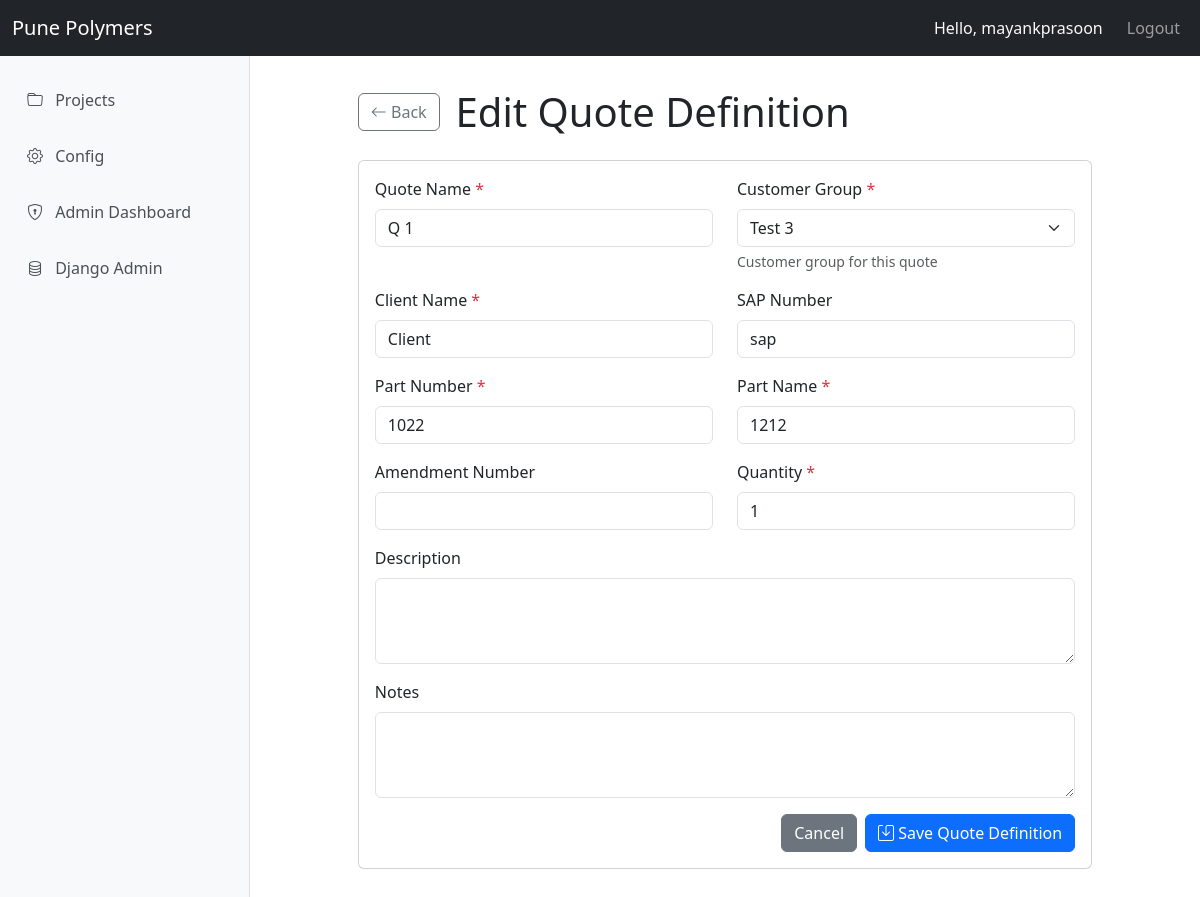
The page /projects/1/quotes/2/definition/edit/ (signed in) on the database its author committed.
### core/models.py (models this page shows, shortened)
class Quote(models.Model):
    STATUS_CHOICES = [
        ('in_progress', 'In Progress'),
        ('completed', 'Completed'),
        ('discarded', 'Discarded'),
    ]
    project = models.ForeignKey(Project, on_delete=models.CASCADE, related_name='quotes')
    name = models.CharField(max_length=200, default="", help_text="Quote name/title")
    client_group = models.ForeignKey(CustomerGroup, on_delete=models.PROTECT, related_name='quotes')  # MANDATORY
    client_name = models.CharField(max_length=200, default="")
    status = models.CharField(max_length=20, choices=STATUS_CHOICES, default='in_progress')
    notes = models.TextField(blank=True, null=True, default="")
    handling_charge = models.DecimalField(max_digits=10, decimal_places=2, default=0,
                                         help_text="Fixed handling charge")
    profit_percentage = models.DecimalField(max_digits=5, decimal_places=2, default=0,
                                           help_text="Profit percentage")
    major_version = models.IntegerField(default=1, help_text="Major version (e.g., 1 in 1.5)")
    minor_version = models.IntegerField(default=0, help_text="Minor version (e.g., 5 in 1.5)")
    sap_number = models.CharField(max_length=100, blank=True, null=True, default="", verbose_name="SAP Number")
    part_number = models.CharField(max_length=100, default="")
    part_name = models.CharField(max_length=200, default="")
    amendment_number = models.CharField(max_length=50, blank=True, null=True, default="")
    description = models.TextField(blank=True, null=True, default="")
    quantity = models.IntegerField(default=1)
    created_by = models.ForeignKey(User, on_delete=models.CASCADE, related_name='quotes')
    created_at = models.DateTimeField(default=timezone.now)
    updated_at = models.DateTimeField(auto_now=True)
    quote_definition_complete = models.BooleanField(default=False)
    raw_material_complete = models.BooleanField(default=False)
    moulding_machine_complete = models.BooleanField(default=False)
    assembly_complete = models.BooleanField(default=False)
    packaging_complete = models.BooleanField(default=False)
    transport_complete = models.BooleanField(default=False)
    class Meta:
        ordering = ['-created_at']
        verbose_name = 'Quote'
        verbose_name_plural = 'Quotes'
    def can_edit_sections(self):
        return self.status == 'in_progress'

class CustomerGroup(models.Model):
    name = models.CharField(max_length=100, unique=True, default="")
    value = models.CharField(max_length=100, unique=True, default="", help_text="Unique identifier/code")
    description = models.TextField(blank=True, null=True, default="")
    created_by = models.ForeignKey(User, on_delete=models.SET_NULL, null=True, blank=True, related_name='customer_groups')
    created_at = models.DateTimeField(default=timezone.now)
    updated_at = models.DateTimeField(auto_now=True)
    is_active = models.BooleanField(default=True)
    class Meta:
        ordering = ['name']
        verbose_name = 'Customer Group'
        verbose_name_plural = 'Customer Groups'

### core/views.py (the view, shortened to what this page needs)
# urls.py: path('projects/<int:project_id>/quotes/<int:quote_id>/definition/edit/', views.quote_definition_edit, name='quote_definition_edit'),
@login_required
def quote_definition_edit(request, project_id, quote_id):
    project = get_object_or_404(Project, id=project_id, is_active=True)
    quote = get_object_or_404(Quote, id=quote_id, project=project)
    customer_groups = CustomerGroup.objects.filter(is_active=True)
    if not quote.can_edit_sections():
        messages.error(request, 'This quote is completed or discarded and cannot be edited. Reopen it to make changes.')
        return redirect('quote_detail', project_id=project.id, quote_id=quote.id)
    context = {
        'project': project,
        'quote': quote,
        'customer_groups': customer_groups,
    }
    return render(request, 'core/quote_definition_edit.html', context)

### templates/core/quote_definition_edit.html (shortened to what this page needs)
{% extends 'base.html' %}
{% block content %}
<div class="row">
    <div class="col-md-10 offset-md-1">
        <div class="d-flex align-items-center mb-4">
            <a href="{% url 'quote_detail' project.id quote.id %}" class="btn btn-outline-secondary me-3">
                <i class="bi bi-arrow-left"></i> Back
            </a>
            <h1 class="mb-0">Edit Quote Definition</h1>
        </div>
        <div class="card">
            <div class="card-body">
                <form method="post">
                    <div class="row">
                        <div class="col-md-6 mb-3">
                            <label for="name" class="form-label">Quote Name <span class="text-danger">*</span></label>
                            <input type="text" class="form-control" id="name" name="name" value="{{ quote.name }}" required>
                        </div>
                        <div class="col-md-6 mb-3">
                            <label for="client_group" class="form-label">Customer Group <span class="text-danger">*</span></label>
                            <select class="form-select" id="client_group" name="client_group" required>
                                {% for group in customer_groups %}
                                    <option value="{{ group.id }}" {% if quote.client_group and quote.client_group.id == group.id %}selected{% endif %}>
                                        {{ group.name }}
                                    </option>
                                {% endfor %}
                            </select>
                            <div class="form-text">Customer group for this quote</div>
                        </div>
                    </div>
                    <div class="row">
                        <div class="col-md-6 mb-3">
                            <label for="client_name" class="form-label">Client Name <span class="text-danger">*</span></label>
                            <input type="text" class="form-control" id="client_name" name="client_name"
                                   value="{{ quote.client_name }}" required>
                        </div>
                        <div class="col-md-6 mb-3">
                            <label for="sap_number" class="form-label">SAP Number</label>
                            <input type="text" class="form-control" id="sap_number" name="sap_number"
                                   value="{{ quote.sap_number|default:'' }}">
                        </div>
                    </div>
                    <div class="row">
                        <div class="col-md-6 mb-3">
                            <label for="part_number" class="form-label">Part Number <span class="text-danger">*</span></label>
                            <input type="text" class="form-control" id="part_number" name="part_number"
                                   value="{{ quote.part_number }}" required>
                        </div>
                        <div class="col-md-6 mb-3">
                            <label for="part_name" class="form-label">Part Name <span class="text-danger">*</span></label>
                            <input type="text" class="form-control" id="part_name" name="part_name"
                                   value="{{ quote.part_name }}" required>
                        </div>
                    </div>
                    <div class="row">
                        <div class="col-md-6 mb-3">
                            <label for="amendment_number" class="form-label">Amendment Number</label>
                            <input type="text" class="form-control" id="amendment_number" name="amendment_number"
                                   value="{{ quote.amendment_number|default:'' }}">
                        </div>
                        <div class="col-md-6 mb-3">
                            <label for="quantity" class="form-label">Quantity <span class="text-danger">*</span></label>
                            <input type="number" class="form-control" id="quantity" name="quantity"
                                   value="{{ quote.quantity }}" min="1" required>
                        </div>
                    </div>
                    <div class="mb-3">
                        <label for="description" class="form-label">Description</label>
                        <textarea class="form-control" id="description" name="description" rows="3">{{ quote.description|default:'' }}</textarea>
                    </div>
                    <div class="mb-3">
                        <label for="notes" class="form-label">Notes</label>
                        <textarea class="form-control" id="notes" name="notes" rows="3">{{ quote.notes|default:'' }}</textarea>
                    </div>
                    <div class="d-flex justify-content-end gap-2">
                        <a href="{% url 'quote_detail' project.id quote.id %}" class="btn btn-secondary">Cancel</a>
                        <button type="submit" class="btn btn-primary">
                            <i class="bi bi-save"></i> Save Quote Definition
                        </button>
                    </div>
                </form>
            </div>
        </div>
    </div>
</div>
{% endblock %}

### templates/base.html (shortened to what this page needs)
<!DOCTYPE html>
<html lang="en">
<head>
    <link href="https://cdn.jsdelivr.net/npm/bootstrap@5.3.0/dist/css/bootstrap.min.css" rel="stylesheet">
    <link rel="stylesheet" href="https://cdn.jsdelivr.net/npm/bootstrap-icons@1.11.0/font/bootstrap-icons.css">
</head>
<body>
    <nav class="navbar navbar-expand-lg navbar-dark bg-dark">
        <div class="container-fluid">
            <a class="navbar-brand" href="{% url 'home' %}">Pune Polymers</a>
            <div class="collapse navbar-collapse" id="navbarNav">
                <ul class="navbar-nav ms-auto align-items-center">
                    {% if user.is_authenticated %}
                        <li class="nav-item">
                            <span class="navbar-text text-light me-3">Hello, {{ user.username }}</span>
                        </li>
                        <li class="nav-item">
                            <a class="nav-link" href="{% url 'logout' %}">Logout</a>
                        </li>
                    {% else %}
                        <li class="nav-item">
                            <a class="nav-link" href="{% url 'login' %}">Login</a>
                        </li>
                    {% endif %}
                </ul>
            </div>
        </div>
    </nav>
    <div class="{% if user.is_authenticated %}d-flex{% else %}container mt-4{% endif %}">
        {% if user.is_authenticated %}
        <div class="sidebar">
            <nav class="nav flex-column py-3">
                <a class="nav-link {% if request.resolver_match.url_name == 'projects' %}active{% endif %}" href="{% url 'projects' %}">
                    <i class="bi bi-folder"></i> Projects
                </a>
                <a class="nav-link {% if request.resolver_match.url_name == 'config' %}active{% endif %}" href="{% url 'config' %}">
                    <i class="bi bi-gear"></i> Config
                </a>
                {% if user.is_superuser %}
                <a class="nav-link {% if 'admin_dashboard' in request.resolver_match.url_name %}active{% endif %}" href="{% url 'admin_dashboard' %}">
                    <i class="bi bi-shield-lock"></i> Admin Dashboard
                </a>
                {% endif %}
                {% if user.is_staff %}
                <a class="nav-link" href="/admin/" target="_blank">
                    <i class="bi bi-database"></i> Django Admin
                </a>
                {% endif %}
            </nav>
        </div>
        {% endif %}
        <div class="{% if user.is_authenticated %}main-content{% else %}w-100{% endif %}">
            {% block content %}
            {% endblock %}
        </div>
    </div>
</body>
</html>

### templates/base.html (style rules this page uses)
body { min-height: 100vh; }
.sidebar { min-height: calc(100vh - 56px); width: 250px; background-color: #f8f9fa; border-right: 1px solid #dee2e6; }
.sidebar .nav-link { color: #495057; padding: 1rem 1.5rem; border-left: 3px solid transparent; }
.sidebar .nav-link i { margin-right: 0.5rem; width: 20px; }
.main-content { flex: 1; padding: 2rem; }

### rows shown on the page
Quote: name "Q 1", client_group "Test 3", client_name "Client", sap_number "sap", part_number "1022", part_name "1212", quantity "1"

### other values the page prints
{{ user.username }} "mayankprasoon"
